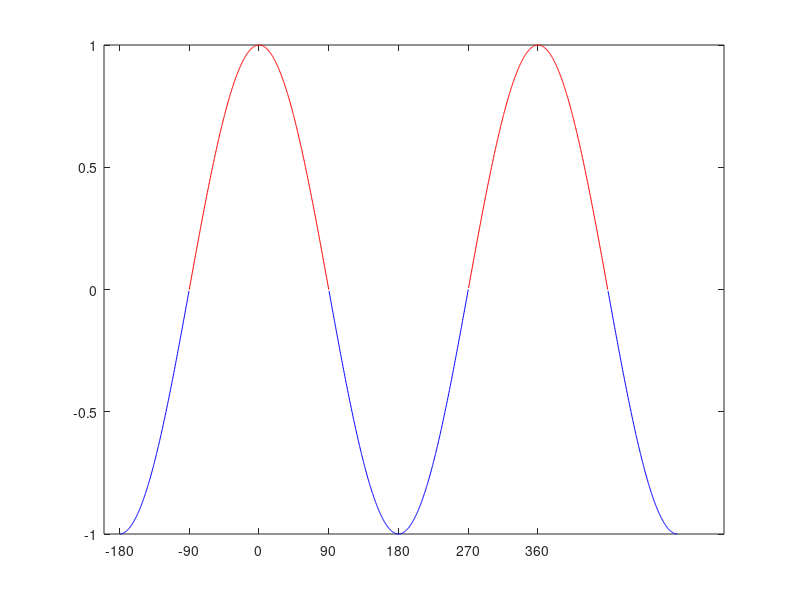

This figure's MATLAB source: (Note: this script raises an error after producing the figure.)
%% define saving folder
saving_folder = '\\experimentfs.bccn-berlin.pri\experiment\PlayNeuralData\NPX-OPTO PLAY NMM\PlayBout Analysis\DataSets\Analysis results\Theta psth';
figures_folder = '\\experimentfs.bccn-berlin.pri\experiment\PlayNeuralData\NPX-OPTO PLAY NMM\PlayBout Analysis\DataSets\Codes\Figure codes\Figure 3 Updated';
%% peak and trough diagram
figure
x = (1:2000)/1000;
y_red = sin(2*pi*((1:2000)/1000)-pi/2 );
y_red(y_red<0) = NaN;
y_blue = sin(2*pi*((1:2000)/1000)-pi/2 );
y_blue(y_blue>=0) = NaN;


plot(360*x - 180,y_red, 'r' )
hold on
plot(360*x - 180,y_blue, 'b' )
xticks([- 180 -90 0 90 180 270 360])





%% load delta or theta
% load([saving_folder,'\delta_phase_couplig_structure_updated_with_non_playbouts.mat'],'phase_struct');
% load([saving_folder,'\delta_phase_couplig_animal_names_updated_with_non_playbouts.mat'],'animal_names');

load([saving_folder,'\theta_phase_couplig_structure_updated.mat'],'phase_struct');
load([saving_folder,'\theta_phase_couplig_animal_names_updated.mat'],'animal_names');

% load([saving_folder,'\delta_phase_couplig_structure_updated.mat'],'phase_struct');
% load([saving_folder,'\delta_phase_couplig_animal_names_updated.mat'],'animal_names');


delta_bin_size = 0.01;
phase_prop_names = {'PreferedAngle','MVL','MVLPval','PPC','PPCPval','MeanRate', 'Id'};


all_session_phase_stats = [];
all_session_psth        = [];
entire_recording_psth = [];

all_neurons = [];
for ns = 1:numel(phase_struct)

    all_session_phase_stats = cat(2,all_session_phase_stats, phase_struct(ns).session_phase_stats(1:2,:,:));
    all_session_psth = cat(2,all_session_psth, phase_struct(ns).session_psth(1:2,:,:));
    entire_recording_psth = cat(2,entire_recording_psth, phase_struct(ns).entire_recording_psth);
    entre_session_stats = phase_struct(ns).entire_recording_phase_stats;
    this_session_cluster_info = phase_struct(ns).cluster_info;


    sub_Table =  array2table(squeeze(phase_struct(ns).session_phase_stats(1,:,:)));
    sub_Table.Properties.VariableNames = phase_prop_names;
    this_session_cluster_info.Partner1 =sub_Table;

    sub_Table =  array2table(squeeze(phase_struct(ns).session_phase_stats(2,:,:)));
    sub_Table.Properties.VariableNames = phase_prop_names;
    this_session_cluster_info.Partner2 =sub_Table;

    sub_Table =  array2table(squeeze(phase_struct(ns).play_phase_stats(1,:,:)));
    sub_Table.Properties.VariableNames = phase_prop_names;
    this_session_cluster_info.Play =sub_Table;

    sub_Table =  array2table(squeeze(phase_struct(ns).pre_play_phase_stats(1,:,:)));
    sub_Table.Properties.VariableNames = phase_prop_names;
    this_session_cluster_info.PrePlay =sub_Table;


    sub_Table =  array2table(squeeze(phase_struct(ns).entire_recording_phase_stats(1,:,:)));
    sub_Table.Properties.VariableNames = phase_prop_names;
    this_session_cluster_info.EntireSession =sub_Table;

    this_session_cluster_info.session = repmat(animal_names(ns,1),size(this_session_cluster_info,1),1);

    all_neurons = [all_neurons; this_session_cluster_info];
end
%%
save([saving_folder,'\tehta_all_neurons_v2.mat'],'all_neurons');
%% ploting entrainment per area and psths
psth_edges = phase_struct(1).edges_freq;
psth_centers = .5*(psth_edges(1:end-1) + psth_edges(2:end));


center_index = psth_centers>=-.25 & psth_centers<=.25;
selected_bin_size=0.001;
x_lim = [-.5 .5];
freq2ilter = 40;
c_lim =[-10 10] ;
y_lim = [-5 5]
alpha = 0.01;
figure
area_list = {'SupCol' 'DLPAG'	'LPAG'	'VLPAG' 'DR' 'isRt'};

modulation_range_entrained = cell(numel(area_list) ,4);
modulation_range_non_entrained = cell(numel(area_list) ,4);


for an=1:numel(area_list)
    area_index   = strcmp(all_neurons.area, area_list{an});
    entrained_index = all_neurons.EntireSession.PPCPval<alpha & ~isnan(all_neurons.EntireSession.PPC);

    psth_entrained = squeeze(entire_recording_psth(1,entrained_index & area_index,:));
    if size(psth_entrained,2)==1
        psth_entrained = psth_entrained';
    end
    entrained_angles = all_neurons.EntireSession.PreferedAngle(entrained_index & area_index);
    entrained_mvl = all_neurons.EntireSession.MVL(entrained_index & area_index);



    for j=1:size(psth_entrained,1)
        psth_entrained(j,:) = smooth(psth_entrained(j,:),round((1/freq2ilter)/selected_bin_size));
        psth_entrained(j,:) = 100*(psth_entrained(j,:) - mean(psth_entrained(j,:),'omitmissing'))/mean(psth_entrained(j,:),'omitmissing');
    end

    modulation_range_entrained{an,1} = range(psth_entrained(:,center_index),2);
    modulation_range_entrained{an,2} = entrained_angles;
    modulation_range_entrained{an,3} = entrained_mvl;
    modulation_range_entrained{an,4} = psth_entrained;



    psth_non_entrained = squeeze(entire_recording_psth(1,~entrained_index & area_index,:));
    non_entrained_angles = all_neurons.EntireSession.PreferedAngle(~entrained_index & area_index);
    non_entrained_mvl = all_neurons.EntireSession.MVL(~entrained_index & area_index);
    for j=1:size(psth_non_entrained,1)
        psth_non_entrained(j,:) = smooth(psth_non_entrained(j,:),round((1/freq2ilter)/selected_bin_size));
        psth_non_entrained(j,:) = 100*(psth_non_entrained(j,:) - mean(psth_non_entrained(j,:),'omitmissing'))/mean(psth_non_entrained(j,:),'omitmissing');
    end

    modulation_range_non_entrained{an,1} = range(psth_non_entrained(:,center_index),2);
    modulation_range_non_entrained{an,2} = non_entrained_angles;
    modulation_range_non_entrained{an,3} = non_entrained_mvl;
    modulation_range_non_entrained{an,4} = psth_non_entrained;

    entrained_angles(isnan(entrained_angles)) = 0;
    [sorted_angles, order] = sort(entrained_angles);
    matrix2plot = psth_entrained(order,:);
    subplot(4,numel(area_list) ,an)
    hold on
    y_ticks = 180*sorted_angles/pi;
    imagesc(psth_centers,y_ticks ,matrix2plot)
    hold on
    axis xy
    [pos_90, loc_90]    = min(abs((180*sorted_angles/pi )-90));   
    [pos_270, loc_270]  = min(abs((180*sorted_angles/pi)+90));
    [pos_0, loc_0]       = min(abs((180*sorted_angles/pi)));
    clim(c_lim)
    xlim(x_lim)
    ylim([-180 180])
    plot([psth_centers(1) psth_centers(end)],y_ticks([loc_0 loc_0]), 'w')
    plot([psth_centers(1) psth_centers(end)],y_ticks([loc_270 loc_270]), 'w')
    plot([psth_centers(1) psth_centers(end)],y_ticks([loc_90 loc_90]), 'w')
    yticks([-180 y_ticks([loc_270 loc_0 loc_90])' 180])
    yticklabels({'-180','-90','0','90','180'})
    title(area_list{an})

    subplot(4,numel(area_list) ,numel(area_list) + an)
    selection = max(abs((matrix2plot-repmat(mean(matrix2plot,2),1,size(matrix2plot,2)))./repmat(std(matrix2plot,[],2),1,size(matrix2plot,2))),[],2)<8;

    index = sorted_angles>pi/2 | sorted_angles<-pi/2;
    [~, ~, ci] = ttest(matrix2plot(index & selection,:));
    fill([psth_centers fliplr(psth_centers)], [ci(1,:) fliplr(ci(2,:))], 'b', 'FaceAlpha',.25, 'EdgeColor','none')
    hold on
    plot(psth_centers, mean(matrix2plot(index & selection,:)), 'b', 'LineWidth',2)


    [~, ~, ci] = ttest(matrix2plot(~index & selection,:));
    fill([psth_centers fliplr(psth_centers)], [ci(1,:) fliplr(ci(2,:))], 'r', 'FaceAlpha',.25, 'EdgeColor','none')
    hold on
    plot(psth_centers, mean(matrix2plot(~index & selection,:)), 'r', 'LineWidth',2)
    ylim(y_lim)
    xlim(x_lim)
      title({num2str(100*[sum(index) sum(~index)]/numel(index)),num2str([sum(index) sum(~index)])})

    subplot(4,numel(area_list) ,2*numel(area_list) +an)
    hold on
    non_entrained_angles(isnan(non_entrained_angles)) =0;
    [sorted_angles, order] = sort(non_entrained_angles);
    matrix2plot = psth_non_entrained(order,:);

    imagesc(psth_centers, 180*sorted_angles/pi,matrix2plot)

    ylim([-180 180])
    plot([psth_centers(1) psth_centers(end)],[0 0], 'w')
    plot([psth_centers(1) psth_centers(end)],-[90 90], 'w')
    plot([psth_centers(1) psth_centers(end)],[90 90], 'w')
    axis xy
    clim(c_lim)
    yticks([-180 -90 0 90 180])
    xlim(x_lim)

    subplot(4,numel(area_list) ,3*numel(area_list) +an)
    selection = max(abs((matrix2plot-repmat(mean(matrix2plot,2),1,size(matrix2plot,2)))./repmat(std(matrix2plot,[],2),1,size(matrix2plot,2))),[],2)<Inf;
    index = sorted_angles>-pi & sorted_angles<0;
    [~, ~, ci] = ttest(matrix2plot(index & selection,:));
    fill([psth_centers fliplr(psth_centers)], [ci(1,:) fliplr(ci(2,:))], 'b', 'FaceAlpha',.25, 'EdgeColor','none')
    hold on
    plot(psth_centers, mean(matrix2plot(index & selection,:)), 'b', 'LineWidth',2)
  


    [~, ~, ci] = ttest(matrix2plot(~index & selection,:));
    fill([psth_centers fliplr(psth_centers)], [ci(1,:) fliplr(ci(2,:))], 'r', 'FaceAlpha',.25, 'EdgeColor','none')
    hold on
    plot(psth_centers, mean(matrix2plot(~index & selection,:)), 'r', 'LineWidth',2)
    ylim(y_lim)
    xlim(x_lim)



    pause(.1)
end
%% plot all area together
figure
psth_edges = phase_struct(1).edges_freq;
psth_centers = .5*(psth_edges(1:end-1) + psth_edges(2:end));


center_index = psth_centers>=-.25 & psth_centers<=.25;
selected_bin_size=0.001;
x_lim = [-.2 .2];
freq2ilter = 40;
c_lim =[-15 15] ;
y_lim = [-15 15]
alpha = 0.01;
area_list = {'SupCol' 'DLPAG'	'LPAG'	'VLPAG' 'DR'};
area_index   = ismember(all_neurons.area, area_list);
entrained_index = all_neurons.EntireSession.PPCPval<alpha & ~isnan(all_neurons.EntireSession.PPC);

psth_entrained = squeeze(entire_recording_psth(1,entrained_index & area_index,:));
if size(psth_entrained,2)==1
    psth_entrained = psth_entrained';
end
entrained_angles = all_neurons.EntireSession.PreferedAngle(entrained_index & area_index);
entrained_mvl   = all_neurons.EntireSession.MVL(entrained_index & area_index);



for j=1:size(psth_entrained,1)
    psth_entrained(j,:) = smooth(psth_entrained(j,:),round((1/freq2ilter)/selected_bin_size));
    psth_entrained(j,:) = 100*(psth_entrained(j,:) - mean(psth_entrained(j,:),'omitmissing'))/mean(psth_entrained(j,:),'omitmissing');
end



psth_non_entrained = squeeze(entire_recording_psth(1,~entrained_index & area_index,:));
non_entrained_angles = all_neurons.EntireSession.PreferedAngle(~entrained_index & area_index);
non_entrained_mvl = all_neurons.EntireSession.MVL(~entrained_index & area_index);
for j=1:size(psth_non_entrained,1)
    psth_non_entrained(j,:) = smooth(psth_non_entrained(j,:),round((1/freq2ilter)/selected_bin_size));
    psth_non_entrained(j,:) = 100*(psth_non_entrained(j,:) - mean(psth_non_entrained(j,:),'omitmissing'))/mean(psth_non_entrained(j,:),'omitmissing');
end


entrained_angles(isnan(entrained_angles)) = 0;
[sorted_angles, order] = sort(entrained_angles);
matrix2plot = psth_entrained(order,:);

subplot(4,1 ,1)
hold on
y_ticks = 180*sorted_angles/pi;
imagesc(psth_centers,y_ticks ,matrix2plot)
hold on
axis xy
[pos_90, loc_90]    = min(abs((180*sorted_angles/pi )-90));
[pos_270, loc_270]  = min(abs((180*sorted_angles/pi)+90));
[pos_0, loc_0]       = min(abs((180*sorted_angles/pi)));
clim(c_lim)
xlim(x_lim)
ylim([-180 180])
plot([psth_centers(1) psth_centers(end)],y_ticks([loc_0 loc_0]), 'w')
plot([psth_centers(1) psth_centers(end)],y_ticks([loc_270 loc_270]), 'w')
plot([psth_centers(1) psth_centers(end)],y_ticks([loc_90 loc_90]), 'w')
yticks([-180 y_ticks([loc_270 loc_0 loc_90])' 180])
yticklabels({'-180','-90','0','90','180'})
% title(area_list)

subplot(4,1 ,2)
selection = max(abs((matrix2plot-repmat(mean(matrix2plot,2),1,size(matrix2plot,2)))./repmat(std(matrix2plot,[],2),1,size(matrix2plot,2))),[],2)<8;

index = sorted_angles>pi/2 | sorted_angles<-pi/2;
[~, ~, ci] = ttest(matrix2plot(index & selection,:));
% ci = prctile(matrix2plot,[5 95]);
fill([psth_centers fliplr(psth_centers)], [ci(1,:) fliplr(ci(2,:))], 'b', 'FaceAlpha',.25, 'EdgeColor','none')
hold on
plot(psth_centers, mean(matrix2plot(index & selection,:)), 'b', 'LineWidth',2)


[~, ~, ci] = ttest(matrix2plot(~index & selection,:));
fill([psth_centers fliplr(psth_centers)], [ci(1,:) fliplr(ci(2,:))], 'r', 'FaceAlpha',.25, 'EdgeColor','none')
hold on
plot(psth_centers, mean(matrix2plot(~index & selection,:)), 'r', 'LineWidth',2)
ylim(y_lim)
xlim(x_lim)
title({num2str(100*[sum(index) sum(~index)]/numel(index)),num2str([sum(index) sum(~index)])})

subplot(4,1 ,3)
hold on
non_entrained_angles(isnan(non_entrained_angles)) =0;
[sorted_angles, order] = sort(non_entrained_angles);
matrix2plot = psth_non_entrained(order,:);

imagesc(psth_centers, 180*sorted_angles/pi,matrix2plot)

ylim([-180 180])
plot([psth_centers(1) psth_centers(end)],[0 0], 'w')
plot([psth_centers(1) psth_centers(end)],-[90 90], 'w')
plot([psth_centers(1) psth_centers(end)],[90 90], 'w')
axis xy
clim(c_lim)
yticks([-180 -90 0 90 180])
xlim(x_lim)

subplot(4,1 ,4)
selection = max(abs((matrix2plot-repmat(mean(matrix2plot,2),1,size(matrix2plot,2)))./repmat(std(matrix2plot,[],2),1,size(matrix2plot,2))),[],2)<Inf;
index = sorted_angles>-pi & sorted_angles<0;
[~, ~, ci] = ttest(matrix2plot(index & selection,:));
fill([psth_centers fliplr(psth_centers)], [ci(1,:) fliplr(ci(2,:))], 'b', 'FaceAlpha',.25, 'EdgeColor','none')
hold on
plot(psth_centers, mean(matrix2plot(index & selection,:)), 'b', 'LineWidth',2)



[~, ~, ci] = ttest(matrix2plot(~index & selection,:));
fill([psth_centers fliplr(psth_centers)], [ci(1,:) fliplr(ci(2,:))], 'r', 'FaceAlpha',.25, 'EdgeColor','none')
hold on
plot(psth_centers, mean(matrix2plot(~index & selection,:)), 'r', 'LineWidth',2)
ylim(y_lim)
xlim(x_lim)

title({num2str(100*[sum(index) sum(~index)]/numel(index)),num2str([sum(index) sum(~index)])})
%%
print(gcf,'-vector','-dsvg',[figures_folder, '\phaselocking delt aall areas together.svg'])

%%

area_list = unique(all_neurons.area);

freq2use        = 'EntireSession'; %options:   ThetaEntireSession DeltaEntireSession
alpha_tresh = 0.01;
an=2;
area_index = ismember(all_neurons.area,area_list{an} );
entrainment_index = all_neurons.(freq2use).PPCPval<alpha_tresh;
this_Area_Angles = all_neurons.(freq2use).PreferedAngle(~isnan(all_neurons.(freq2use).PreferedAngle) & entrainment_index);

figure
polarhistogram(this_Area_Angles, -pi:(pi/16):pi)


[mu, kappa, w, LL] = vm2_mixture_EM(this_Area_Angles+pi, 10000);
LL2 = LL(end);

[theta, kapa_unimodal] = circ_vmpar(this_Area_Angles);
LL1 = sum(log(circ_vmpdf(this_Area_Angles, theta, kapa_unimodal)));

LR = 2*(LL2 - LL1)

%%
% figure_folder = '\\experimentfs.bccn-berlin.pri\experiment\PlayNeuralData\NPX-OPTO PLAY NMM\PlayBout Analysis\DataSets\Codes\Figure codes\Figure 7 Inputs';
% 
% N = numel(this_Area_Angles);
% nBoot = 10000;
% LR_boot = zeros(nBoot,1);
% 
% for b = 1:nBoot
%     boot_sample = circ_vmrnd(theta, kapa_unimodal, N);
% 
%     % Fit 2-component mixture
%     [~, ~, ~, LL_boot] = vm2_mixture_EM(boot_sample, 100, 1e-6, false); % fewer iter for speed
%     LL2_boot = LL_boot(end);
% 
%     % Log-likelihood under unimodal null
%     LL1_boot = sum(log(circ_vmpdf(boot_sample, theta, kapa_unimodal)));
% 
%     LR_boot(b) = 2*(LL2_boot - LL1_boot);
% end
% 
% p_value = mean(LR_boot >= LR);
% 
% save([figure_folder, '\LR_boot.mat'], 'LR_boot')
%% proof that is bymodal

figure_folder = '\\experimentfs.bccn-berlin.pri\experiment\PlayNeuralData\NPX-OPTO PLAY NMM\PlayBout Analysis\DataSets\Codes\Figure codes\Figure 7 Inputs';
% figures_folder = '\\experimentfs.bccn-berlin.pri\experiment\PlayNeuralData\NPX-OPTO PLAY NMM\PlayBout Analysis\DataSets\Codes\Figure codes\Figure 5 Inputs';
load([figure_folder, '\LR_boot.mat'], 'LR_boot')

anged_edges = -pi:(pi/32):pi;
angle_counts = histcounts(this_Area_Angles, anged_edges);
angle_counts = angle_counts/sum(angle_counts);

angle_centers = .5*(anged_edges(1:end-1)+anged_edges(2:end));

mixtured_model  = w .* circ_vmpdf(angle_centers, mu(1)-pi, kappa(1)) + ...
      (1-w) .* circ_vmpdf(angle_centers, mu(2)-pi, kappa(2));
mixtured_model = mixtured_model'/sum(mixtured_model);
figure
plot([angle_centers ,angle_centers+2*pi],[angle_counts angle_counts], 'k')
hold on
plot([angle_centers ,angle_centers+2*pi],[mixtured_model mixtured_model], 'b')


figure
subplot(2,1,1)
histogram(LR_boot, 250, 'FaceColor', 'k', 'EdgeColor', 'none')
y_lim = ylim;
hold on
plot([LR LR],y_lim,'r')


xscale log
xlim([.1 LR+10])

mixtured_model  = w .* circ_vmpdf(anged_edges, mu(1)-pi, kappa(1)) + ...
      (1-w) .* circ_vmpdf(anged_edges, mu(2)-pi, kappa(2));
mixtured_model = mixtured_model'/sum(mixtured_model);

subplot(2,1,2)
polarplot(anged_edges,[angle_counts,angle_counts(1)], 'k' )
hold on
polarplot(anged_edges,mixtured_model, 'r' )
r_lim = rlim;

polarplot([mu(1) mu(1)]-pi,r_lim, 'b' )

polarplot([mu(2) mu(2)]-pi,r_lim, 'r' )
%%

print(gcf,'-vector','-dsvg',[figures_folder, '\two distribution plot.svg'])

%% percentages_per_area
area_list = {'SupCol','DLPAG','LPAG','VLPAG', 'DR'}
number_per_area = nan(numel(area_list),4);
for an=1:numel(area_list)
    area_index = ismember(all_neurons.area,area_list{an} );
    entrainment_index = all_neurons.(freq2use).PPCPval<alpha_tresh;
    this_Area_Angles = all_neurons.(freq2use).PreferedAngle(~isnan(all_neurons.(freq2use).PreferedAngle) & entrainment_index & area_index);

    number_per_area(an,1) = sum(this_Area_Angles>pi/2 | this_Area_Angles<-pi/2);
     number_per_area(an,2) = sum(~(this_Area_Angles>pi/2 | this_Area_Angles<-pi/2));
     number_per_area(an,3) = sum(~entrainment_index & area_index & ~isnan(all_neurons.(freq2use).PreferedAngle));
     number_per_area(an,4) = sum( area_index & ~isnan(all_neurons.(freq2use).PreferedAngle));

end


figure
subplot(4,1,1)
bar(diag(1./number_per_area(:,4))*[number_per_area(:,4)-number_per_area(:,3) number_per_area(:,3)], 'stacked')
legend({'Entrained','Non entrained'})
ylabel('%')
subplot(4,1,2:4)
bar(diag(1./sum(number_per_area(:,1:2),2))*number_per_area(:,1:2), 'stacked')
xticklabels(area_list)
ylabel('%')
legend({'Trough','Peak'})




figure
subplot(4,1,1)
bar([number_per_area(:,4)-number_per_area(:,3) number_per_area(:,3)])
subplot(4,1,2:4)
bar(number_per_area(:,1:2))
xticklabels(area_list)
%%
print(gcf,'-vector','-dsvg',[figures_folder, '\percentage of trough and peak cells per area.svg'])
%% plot modulation strength by angle

x_lim = [-.2 .2];
figure
for an=1:numel(area_list)
    angles              = modulation_range_entrained{an,2};
    angles(isnan(angles)) = 0;
    [sorted_angles, order] = sort(angles);

    modulation_range    = modulation_range_entrained{an,1};
    modulation_range(abs(zscore(modulation_range))>2.5) = NaN;
    angle_bins = -pi:(pi/16):pi;
    angle_bins_centers = .5*(angle_bins(1:end-1) + angle_bins(2:end));

    [~, ~, indx] = histcounts(angles,angle_bins);

    mean_modulation = nan(1,numel(angle_bins)-1);

    for j=1:numel(angle_bins)-1

        this_bin_values = indx==j;
        if ~isempty(this_bin_values)
            mean_modulation(j) = mean(modulation_range(indx==j));
        end
    end

    sorted_modulation = smooth(modulation_range(order),10);

    mean_modulation = fillmissing(mean_modulation, 'linear');
    % polarplot(angle_bins_centers,mean_modulation, 'k')

    subplot(4,numel(area_list) ,an)
    polarplot(sorted_angles,sorted_modulation, 'b')



    subplot(4,numel(area_list) ,numel(area_list) + an )
    polarhistogram(angles,-pi:(pi/8):pi, 'FaceColor','k', 'EdgeColor','none', 'Normalization','percentage')
    rlim([0 40])

    subplot(4,3*numel(area_list) ,[3*numel(area_list)*2+ 3*an + [-2 -1],3*numel(area_list)*3+ 3*an + [-2 -1]])
    matrix2plot = modulation_range_entrained{an,4}(order,:);


    imagesc(psth_centers, 180*sorted_angles/pi,matrix2plot)
    axis xy
    clim(c_lim)
    xlim(x_lim)
    ylim([-180 180])
    hold on
    plot([psth_centers(1) psth_centers(end)],[0 0], 'w')
    plot([psth_centers(1) psth_centers(end)],-[90 90], 'w')
    plot([psth_centers(1) psth_centers(end)],[90 90], 'w')
    if an==1
        yticks([-180 -90 0 90 180])
    else
        yticks([])
    end

    subplot(4,3*numel(area_list),[3*numel(area_list)*2+ 3*an,3*numel(area_list)*3+ 3*an] )
    plot(movmean(modulation_range(order),5, 'omitmissing'),180*sorted_angles/pi, 'k')
    hold on
    ylim tight
    yticks([])
    xlim([0 100])
    ylim([-180 180])
    plot([0 100],[0 0], ':k')
    plot([0 100],-[90 90], ':k')
    plot([0 100],[90 90], ':k')
    pause(.1)


    subplot(4,numel(area_list) ,an)
    [c,p]=circ_corrcl(angles(~isnan(angles) & ~isnan(modulation_range)),modulation_range(~isnan(angles) & ~isnan(modulation_range)));
    % [PPCPval, results] = test_theta_rho_modulation(angles(~isnan(angles) & ~isnan(modulation_range)), modulation_range(~isnan(angles) & ~isnan(modulation_range)), 16, 10000,'increase');
    [PPCPval, results] = test_theta_rho_kernel_multiscale(angles(~isnan(angles) & ~isnan(modulation_range)), modulation_range(~isnan(angles) & ~isnan(modulation_range)), [4 8 16 32], 10000);


    % title({['rho = ' num2str(c)], ['PPCPval = ' num2str(p)]})
    % title({['Theta= ' num2str(180*results.theta_max/pi), ' PPCPval = ' num2str(PPCPval)],...
    %     ['rho = ' num2str(c), ' PPCPval = ' num2str(p)]})
    title({['Theta= ' num2str(180*results.peak_theta/pi), ' PPCPval = ' num2str(PPCPval)],...
        ['rho = ' num2str(c), ' PPCPval = ' num2str(p)]})

    hold on
    plot([results.peak_theta results.peak_theta], [0 60], 'b')
    rlim([0 60])


    pause(.1)


end

%%
print(gcf,'-vector','-dsvg',[figures_folder, '\phaselocking theta angle and modulation.svg'])

%%  now plot partner dynamics


%% ploting rate change
all_neurons.area(ismember(all_neurons.area, {'isRT'})) =     {'isRt'  };
% area_list = unique(all_neurons.area)';

% area_list =  {'4N'	'DLPAG'	'DMPAG'	'DR'	'InfCol'	'LPAG'	'LSD'	'LSI'	'SupCol'	'VLPAG'	'isRt'	'mlf'};

area_list = {'SupCol'  'DLPAG'	'LPAG' 'VLPAG'	'DR' 'isRt'	};
col = strcmp(phase_prop_names, 'MeanRate');
figure
concatenated_rate_differences = [];
mean_rate_differences = [];
d_prime = [];
all_rates = [];
for an=1:numel(area_list)
    subplot(1,numel(area_list),an)
    % index = strcmp(all_neurons.area, area_list{an}) & (all_neurons.Partner1.PPCPval<alpha  & all_neurons.Partner2.PPCPval<alpha & ~isnan(all_neurons.Partner1.PPC + all_neurons.Partner2.PPC)) ...
    %     | (all_neurons.EntireSession.PPCPval<alpha & ~isnan(all_neurons.EntireSession.PPC)) ;
    index = strcmp(all_neurons.area, area_list{an}) &  (all_neurons.EntireSession.PPCPval<alpha & ~isnan(all_neurons.EntireSession.PPC)) ;
    x_jit = (rand(sum(index),2) -.5)*.25;
    matrix2plot = 100*(squeeze(all_session_phase_stats(:,index,col))-repmat(all_neurons.fr(index)',2,1))./repmat(all_neurons.fr(index)',2,1);
    plot((repmat([1 2],sum(index),1)+x_jit)',matrix2plot,':k')
    mean_rate_differences = [mean_rate_differences;mean([diff(matrix2plot)' ones(size(matrix2plot,2),1)*an], 'omitmissing')];


    d_prime = [d_prime;[2*mean(diff(matrix2plot))/sqrt(sum(std(matrix2plot,[],2))) an]];
     all_rates = [all_rates;matrix2plot(:)];
    concatenated_rate_differences = [concatenated_rate_differences;[diff(matrix2plot)' ones(size(matrix2plot,2),1)*an]];
    hold on
    plot((repmat([1 2],sum(index),1)+x_jit)',matrix2plot,'.k', 'MarkerSize',3)

    hold on
    plot([1 2]',mean(matrix2plot,2, 'omitmissing'),'_r', 'MarkerSize',4)
    if all(any(isnan(squeeze(all_session_phase_stats(:,index,col))),1))
        p = 1;
    else
        [p,h,t] = signrank(matrix2plot(1,:), matrix2plot(2,:));
        % [h,p,t] = ttest(matrix2plot(1,:), matrix2plot(2,:))
    end
    ylim([-200 200])
    title([area_list{an},  ' ', num2str(p)])
end
%% save if eneded

print(gcf,'-vector','-dsvg',[figures_folder, '\rate differences stats delta.svg'])

%% ploting entreinment change per area
area_list = unique(all_neurons.area);
alpha= 0.01;
area_list = {'SupCol'  'DLPAG'	'LPAG' 'VLPAG'	'DR' 'isRt'	};

col = strcmp(phase_prop_names, 'PPCPval');
entreinment_per_partner = nan(numel(area_list),6);
figure
for an=1:numel(area_list)
    subplot(1,numel(area_list),an)
    index = strcmp(all_neurons.area, area_list{an});
    x_jit = (rand(sum(index),2) -.5)*.25;
    semilogy((repmat([1 2],sum(index),1)+x_jit)',squeeze(all_session_phase_stats(:,index,col)),':k')
    p1_bool     = all_neurons.Partner1.PPCPval(index)<alpha;
    p2_bool     = all_neurons.Partner2.PPCPval(index)<alpha;
    all_bool    = all_neurons.EntireSession.PPCPval(index)<alpha;
    entreinment_per_partner(an,:) = [sum(p1_bool & p2_bool) sum(p1_bool & ~p2_bool) sum(~p1_bool & p2_bool) sum(~p1_bool & ~p2_bool & all_bool) sum(~p1_bool & ~p2_bool & ~all_bool) sum(index)*sum(index)]/sum(index);
    hold on
    semilogy([0 2.5],[alpha alpha],'r')
    title(area_list{an})
end


%% get phase differnces
all_neurons.area(ismember(all_neurons.area, {'isRT'})) =     {'isRt'  };
% area_list = unique(all_neurons.area)';

% area_list =  {'4N'	'DLPAG'	'DMPAG'	'DR'	'InfCol'	'LPAG'	'LSD'	'LSI'	'SupCol'	'VLPAG'	'isRt'	'mlf'};

area_list = {'SupCol'  'DLPAG'	'LPAG' 'VLPAG'	'DR' 'isRt'	};
y_lim = [10^-6 5]
col = strcmp(phase_prop_names, 'PPC');
figure
concatenated_phase_differences = [];
mean_phase_differences = [];
all_phases = [];
for an=1:numel(area_list)
    subplot(1,numel(area_list),an)
    % index = strcmp(all_neurons.area, area_list{an}) & (all_neurons.Partner1.PPCPval<alpha  & all_neurons.Partner2.PPCPval<alpha & ~isnan(all_neurons.Partner1.PPC + all_neurons.Partner2.PPC)) ...
    %     | (all_neurons.EntireSession.PPCPval<alpha & ~isnan(all_neurons.EntireSession.PPC)) ;
    index = strcmp(all_neurons.area, area_list{an}) &  (all_neurons.EntireSession.PPCPval<alpha & ~isnan(all_neurons.EntireSession.PPC)) ;

    x_jit = (rand(sum(index),2) -.5)*.25;
    matrix2plot = squeeze(all_session_phase_stats(:,index,col));
    all_phases = [all_phases;matrix2plot(:)];
    mean_phase_differences = [mean_phase_differences;mean([diff(matrix2plot)' ones(size(matrix2plot,2),1)*an], 'omitmissing')];
    concatenated_phase_differences = [concatenated_phase_differences;[diff(matrix2plot)' ones(size(matrix2plot,2),1)*an]];


    semilogy((repmat([1 2],sum(index),1)+x_jit)',matrix2plot,':k')
    hold on
    semilogy((repmat([1 2],sum(index),1)+x_jit)',matrix2plot,'.k', 'MarkerSize',3)

    semilogy([1 2]',mean(matrix2plot,2, 'omitmissing'),'_r', 'MarkerSize',4, 'LineWidth',3)
    if all(any(isnan(matrix2plot),1))
        p = 1;
    else
        [p,h,t] = signrank(matrix2plot(1,:)',matrix2plot(2,:)');
        % [h,p] = ttest(matrix2plot(1,:)',matrix2plot(2,:)');
    end
    ylim(y_lim)
    title([area_list{an},  ' ', num2str(p)])
end

%% save if eneded

print(gcf,'-vector','-dsvg',[figures_folder, '\phase differences stats delta.svg'])
%%


figure;
subplot(15,1,1)
bar(entreinment_per_partner(:,6))
xticks(1:numel(area_list))
xticklabels(area_list)
axis tight

subplot(15,1,2:5)
bar(entreinment_per_partner(:,1:5), 'stacked')
xticks(1:numel(area_list))
xticklabels(area_list)
axis tight
legend({'Both Partners','Only Partner1','Only Partner2','Generally PL','Not PL'})

subplot(3,1,2)
swarmchart(concatenated_phase_differences(:,2), concatenated_phase_differences(:,1), 'k.')
hold on
plot(mean_phase_differences(:,2),mean_phase_differences(:,1), '_r')

plot([0 numel(area_list)+1], [0 0], 'r')
xticks(1:numel(area_list))
xticklabels(area_list)
xlim tight
ylim([-.02 .02])



subplot(3,1,3)

swarmchart(concatenated_rate_differences(:,2), concatenated_rate_differences(:,1), 'k.')
hold on
plot(mean_rate_differences(:,2),mean_rate_differences(:,1), '_r')

plot([0 numel(area_list)+1], [0 0], 'r')
xticks(1:numel(area_list))
xticklabels(area_list)
xlim tight
ylim([-100 100])

%%

print(gcf,'-vector','-dsvg',[figures_folder, '\phaselocking partner1 partner2 theta.svg'])

%% correlation between entrainment and rate
no_nan      = ~isnan(concatenated_rate_differences(:,1)) &  ~isnan(concatenated_phase_differences(:,1));
in_range    = abs(concatenated_rate_differences(:,1)  - mean(concatenated_rate_differences(:,1), 'omitmissing'))/std(concatenated_rate_differences(:,1), 'omitmissing')<4 ... 
    & abs(concatenated_phase_differences(:,1)  - mean(concatenated_phase_differences(:,1), 'omitmissing'))/std(concatenated_phase_differences(:,1), 'omitmissing')<4 ;
[c,p] = corr(concatenated_rate_differences(no_nan & in_range,1), concatenated_phase_differences(no_nan & in_range,1));
figure
subplot(1,2,1)
plot(concatenated_rate_differences(no_nan & in_range,1), concatenated_phase_differences(no_nan & in_range,1), 'k.')

title([c p])
xlabel('rate differences')
ylabel('phase  differences')

subplot(1,2,2)

no_nan      = ~isnan(all_rates(:,1)) &  ~isnan(all_phases(:,1));
in_range    = abs(all_rates(:,1)  - mean(all_rates(:,1), 'omitmissing'))/std(all_rates(:,1), 'omitmissing')<4 ... 
    & abs(all_phases(:,1)  - mean(all_phases(:,1), 'omitmissing'))/std(all_phases(:,1), 'omitmissing')<4 ;
plot(all_rates(no_nan & in_range,1), all_phases(no_nan & in_range,1), 'k.')
[c,p] = corr(all_rates(no_nan & in_range,1), all_phases(no_nan & in_range,1));

title([c p])


%% plot selcted neurons: set paramers and folder location


npx_Raw_Data    = '\\experimentfs.bccn-berlin.pri\experiment\PlayNeuralData\NPX-OPTO PLAY NMM\PlayBout Analysis\DataSets\NPX data\NPX raw data';
saving_folder   = '\\experimentfs.bccn-berlin.pri\experiment\PlayNeuralData\NPX-OPTO PLAY NMM\PlayBout Analysis\DataSets\Analysis results\Theta psth';
animal_list = dir(npx_Raw_Data);
animal_list(1:2) = [];


animal_file_names =  cellfun(@(x) ['B', x],strsplit([animal_list.name], 'B'), 'UniformOutput',false)';
animal_file_names(1) = [];
% animal2exclude = {'B4D4 0826 Dual'};
animal2exclude = {''};
animal_list(ismember(animal_file_names,animal2exclude)) = [];
animal_names ={};
n_strctut = 1;

freq_range_1    = [1 5];
freq_range_2    = [6 12];
sr              = 2500;
filter_order    = 2000;


phase_struct = [];
% Parameters for delta
Hd_freq = designfilt('bandpassfir', ...
    'FilterOrder', filter_order, ...
    'CutoffFrequency1', freq_range_1(1), ...
    'CutoffFrequency2', freq_range_1(2), ...
    'SampleRate', sr, ...
    'DesignMethod', 'window', ...
    'Window', 'hamming');
bin_size_freq = 0.01;

% Parameters for theta
% Hd_freq = designfilt('bandpassfir', ...
% 'FilterOrder', filter_order, ...
% 'CutoffFrequency1', freq_range_2(1), ...
% 'CutoffFrequency2', freq_range_2(2), ...
% 'SampleRate', sr, ...
% 'DesignMethod', 'window', ...
% 'Window', 'hamming');
% bin_size_freq = 0.001;
%% possible sessions to chose
alpha = 0.01;
area2select = 'SupCol';
area_index   = strcmp(all_neurons.area, area2select);
entrained_index = all_neurons.EntireSession.PPCPval<alpha;
session_list = unique(all_neurons.session(area_index & entrained_index));
max_mvl_table = cell(numel(session_list),5);
id_loked = {};

figure
for ss=1:numel(session_list)
    subplot(4,3,ss)

    session_index= find(strcmp(all_neurons.session, session_list(ss)));
    [ max_mvl, loc] = max(all_neurons.EntireSession.PPC(session_index));

    max_mvl_table(ss,:) = {max_mvl,all_neurons.cluster_id(session_index(loc)),all_neurons.EntireSession.MeanRate(session_index(loc)),session_list{ss},session_index(loc)};
    plot(psth_centers,squeeze(entire_recording_psth(1,session_index(loc),:))/bin_size_freq, 'k')
end
max_mvl_table= cell2table(max_mvl_table);
max_mvl_table.Properties.VariableNames = {'PPC','ClusterID','MeanRate','Session', 'PsthRawIndex'};
disp(max_mvl_table)



%% estimate neurons

row2select = 1;
plot_bool = true;
this_neuron_phase_struct = GENERATE_PHASE_COUPLING_NEURON_ID([npx_Raw_Data, '\', max_mvl_table.Session{row2select}],Hd_freq,bin_size_freq , max_mvl_table.ClusterID(row2select), plot_bool );
%%
ylim tight
print(gcf,'-vector','-dsvg',[figures_folder, '\neuron example psth vectorized.svg'])

%%
y_lim = [-2000 2000];
edges_tn = this_neuron_phase_struct.edges_freq;
psth_centers_tn = (edges_tn(2:end) +edges_tn(1:end-1))/2;
x_lim = [-.5 .5];
figure
colormap(1-gray)
subplot(5,1,1:2)
peak_delta_psth = this_neuron_phase_struct.all_psth{1,1};
imagesc(psth_centers_tn,1:size(peak_delta_psth,1),peak_delta_psth)
xlim(x_lim)
axis xy
yticks([])
clim([0 1])


subplot(5,1,3:5)
plot(psth_centers_tn,mean(peak_delta_psth)/bin_size_freq, 'k')
xlim(x_lim)

%%
print(gcf,'-vector','-dsvg',[figures_folder, '\neuron example psth.svg'])

%% now plot neurons

figure
x_lim = [286 292];
subplot(2,5,1:4)
hold off
real_lfp = this_neuron_phase_struct.all_lfp{1,1}-mean(this_neuron_phase_struct.all_lfp{1,1});
real_lfp = smooth(real_lfp, (1/50)*2500);
real_time = this_neuron_phase_struct.all_lfp{1,3};
lfp_phases = this_neuron_phase_struct.all_lfp{1,4};
this_neuron_spikes = this_neuron_phase_struct.all_spikes{1}';
this_neuron_phases = this_neuron_phase_struct.all_phases{1,1};

index2plot_lfp  = real_time>=x_lim(1) & real_time<=x_lim(2);
index2plot_spikes = this_neuron_spikes>=x_lim(1) & this_neuron_spikes<=x_lim(2);
filtered_lfp = this_neuron_phase_struct.all_lfp{1,2}-mean(this_neuron_phase_struct.all_lfp{1,2});
plot(real_time(index2plot_lfp),real_lfp(index2plot_lfp) , 'k')
hold on

plot(real_time(index2plot_lfp), filtered_lfp(index2plot_lfp), 'r', 'LineWidth',2)
plot([this_neuron_spikes(index2plot_spikes);this_neuron_spikes(index2plot_spikes)],y_lim, 'b')
xlim(x_lim)
dela_peak_times     = this_neuron_phase_struct.all_loc_times{1,1};
delta_peak_indexes  = ismember(real_time,dela_peak_times);
delta_peak_phases = lfp_phases(delta_peak_indexes);

subplot(2,5,5)
polarhistogram(lfp_phases, -pi:(pi/32):pi, 'FaceColor', 'k','EdgeColor','none', 'Normalization','percentage')
hold on
polarhistogram(this_neuron_phases, -pi:(pi/32):pi, 'FaceColor', 'r', 'EdgeColor','none', 'Normalization','percentage')
hold on
r_lim = rlim;
polarplot([1 1]*circ_mean(delta_peak_phases'), r_lim,  'b')



sub_time = real_time(index2plot_lfp);
dela_peak_times_this_range = dela_peak_times(dela_peak_times>=x_lim(1) & dela_peak_times<=x_lim(2));
positive_phases =filtered_lfp(index2plot_lfp);
negative_indexes = lfp_phases(index2plot_lfp)<-pi/2 | lfp_phases(index2plot_lfp)>pi/2;
positive_phases( negative_indexes) = NaN;

negative_phases = filtered_lfp(index2plot_lfp);
negative_phases(~negative_indexes) = NaN;




subplot(2,5,5 + (1:4))

plot(sub_time,negative_phases, 'b')
hold on
plot(sub_time,positive_phases, 'r')
y_lim = [-1000 1000];
plot([dela_peak_times_this_range;dela_peak_times_this_range], y_lim, 'r')

subplot(2,5,10)
polarhistogram(delta_peak_phases, -pi:(pi/32):pi,'FaceColor', 'r', 'EdgeColor','none')


%%
print(gcf,'-vector','-dsvg',[figures_folder, '\neuron example lfp and spikes.svg'])


